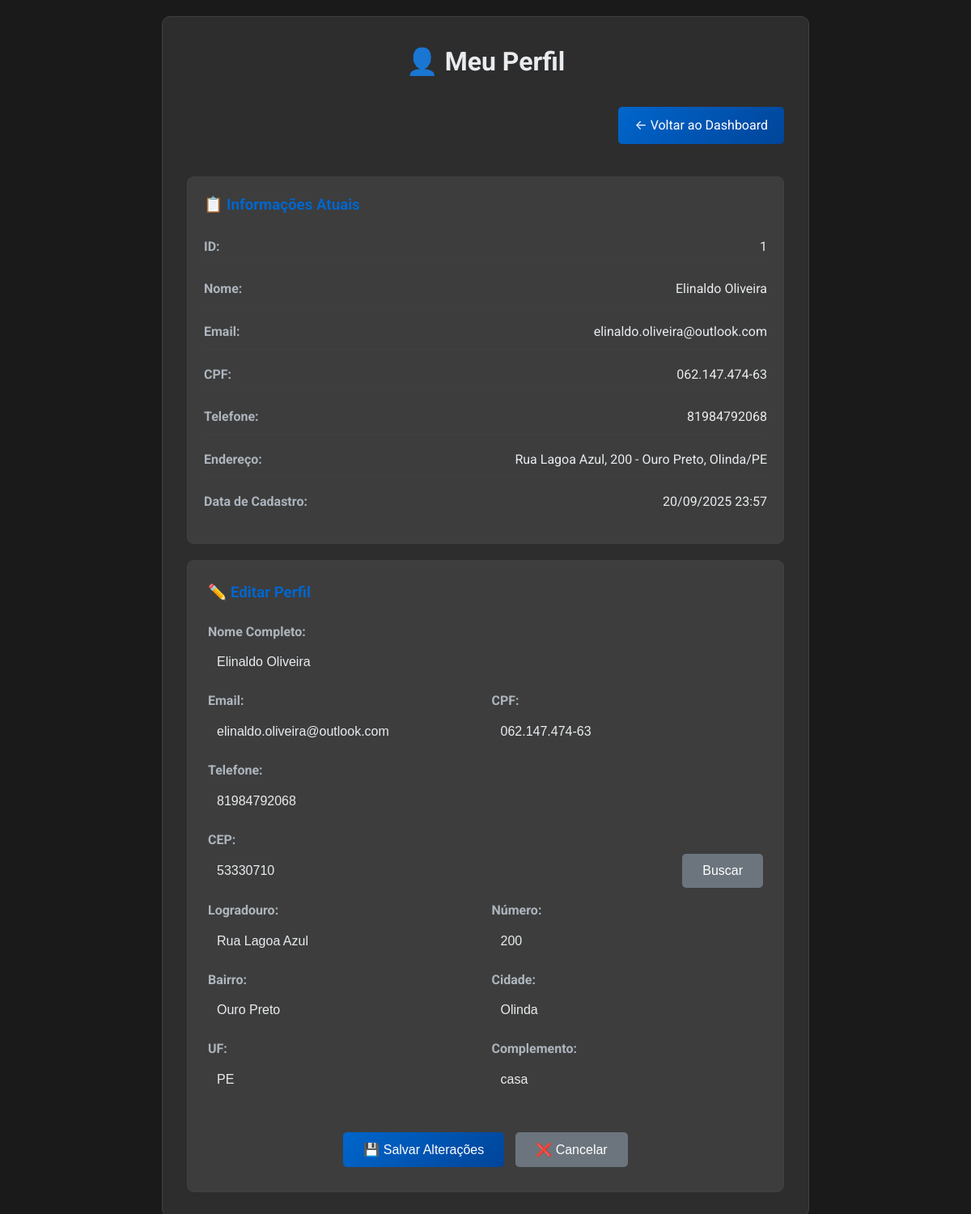
The page /meu_perfil.php (signed in) on the database its author committed.
### tables this page shows
CREATE TABLE `usuarios` (
  `id` int(11) NOT NULL,
  `nome_completo` varchar(255) NOT NULL,
  `email` varchar(255) NOT NULL,
  `cpf` varchar(14) NOT NULL,
  `telefone` varchar(20) NOT NULL,
  `cep` varchar(9) NOT NULL,
  `logradouro` varchar(255) NOT NULL,
  `bairro` varchar(100) NOT NULL,
  `localidade` varchar(100) NOT NULL,
  `uf` varchar(2) NOT NULL,
  `complemento` varchar(255) DEFAULT NULL,
  `numero` varchar(20) NOT NULL,
  `senha` varchar(255) NOT NULL,
  `role` enum('admin','user') DEFAULT 'user',
  `foto_perfil` varchar(255) DEFAULT NULL,
  `created_at` timestamp NOT NULL DEFAULT current_timestamp(),
  `updated_at` timestamp NOT NULL DEFAULT current_timestamp() ON UPDATE current_timestamp(),
  `deleted_at` timestamp NULL DEFAULT NULL
);

### meu_perfil.php (the view, shortened to what this page needs)
<?php
$host = 'localhost';
$dbname = 'registro_agil';
$username = 'root';
$password = '';
try {
    $pdo = new PDO("mysql:host=$host;dbname=$dbname;charset=utf8", $username, $password);
    $pdo->setAttribute(PDO::ATTR_ERRMODE, PDO::ERRMODE_EXCEPTION);
    $sql = "SELECT * FROM usuarios WHERE id = ?";
    $stmt = $pdo->prepare($sql);
    $stmt->execute([$_SESSION['user_id']]);
    $usuario = $stmt->fetch();
} catch (PDOException $e) {
    $message = "❌ Erro de conexão: " . $e->getMessage();
}
?>
<!DOCTYPE html>
<html lang="pt-BR">
<head>
    <link rel="stylesheet" href="style.css">
</head>
<body>
    <div class="container">
        <h1>👤 Meu Perfil</h1>
        <div style="margin-bottom: 20px; text-align: right;">
            <a href="dashboard.php" class="back-link">← Voltar ao Dashboard</a>
        </div>
        <div class="user-info">
            <h3>📋 Informações Atuais</h3>
            <div class="info-item">
                <span class="info-label">ID:</span>
                <span class="info-value"><?php echo $usuario['id']; ?></span>
            </div>
            <div class="info-item">
                <span class="info-label">Nome:</span>
                <span class="info-value"><?php echo htmlspecialchars($usuario['nome_completo']); ?></span>
            </div>
            <div class="info-item">
                <span class="info-label">Email:</span>
                <span class="info-value"><?php echo htmlspecialchars($usuario['email']); ?></span>
            </div>
            <div class="info-item">
                <span class="info-label">CPF:</span>
                <span class="info-value"><?php echo htmlspecialchars($usuario['cpf']); ?></span>
            </div>
            <div class="info-item">
                <span class="info-label">Telefone:</span>
                <span class="info-value"><?php echo htmlspecialchars($usuario['telefone']); ?></span>
            </div>
            <div class="info-item">
                <span class="info-label">Endereço:</span>
                <span class="info-value"><?php echo htmlspecialchars($usuario['logradouro'] . ', ' . $usuario['numero'] . ' - ' . $usuario['bairro'] . ', ' . $usuario['localidade'] . '/' . $usuario['uf']); ?></span>
            </div>
            <div class="info-item">
                <span class="info-label">Data de Cadastro:</span>
                <span class="info-value"><?php echo date('d/m/Y H:i', strtotime($usuario['created_at'])); ?></span>
            </div>
        </div>
        <form method="POST" style="background: #3d3d3d; padding: 25px; border-radius: 8px; border: 1px solid #404040;">
            <h3 style="color: #0066cc; margin-bottom: 20px;">✏️ Editar Perfil</h3>
            <div class="form-group">
                <label for="nome">Nome Completo:</label>
                <input type="text" id="nome" name="nome" value="<?php echo htmlspecialchars($usuario['nome_completo']); ?>" required>
            </div>
            <div class="form-row">
                <div class="form-group">
                    <label for="email">Email:</label>
                    <input type="email" id="email" name="email" value="<?php echo htmlspecialchars($usuario['email']); ?>" required>
                </div>
                <div class="form-group">
                    <label for="cpf">CPF:</label>
                    <input type="text" id="cpf" name="cpf" value="<?php echo htmlspecialchars($usuario['cpf']); ?>" required>
                </div>
            </div>
            <div class="form-group">
                <label for="telefone">Telefone:</label>
                <input type="text" id="telefone" name="telefone" value="<?php echo htmlspecialchars($usuario['telefone']); ?>" required>
            </div>
            <div class="form-group">
                <label for="cep">CEP:</label>
                <div style="display: flex; gap: 10px; align-items: center;">
                    <input type="text" id="cep" name="cep" value="<?php echo htmlspecialchars($usuario['cep']); ?>" required style="flex: 1;">
                    <button type="button" onclick="buscarCepManual()" class="btn btn-secondary" style="margin: 0;">Buscar</button>
                </div>
            </div>
            <div class="form-row">
                <div class="form-group">
                    <label for="logradouro">Logradouro:</label>
                    <input type="text" id="logradouro" name="logradouro" value="<?php echo htmlspecialchars($usuario['logradouro']); ?>" readonly>
                </div>
                <div class="form-group">
                    <label for="numero">Número:</label>
                    <input type="text" id="numero" name="numero" value="<?php echo htmlspecialchars($usuario['numero']); ?>" required>
                </div>
            </div>
            <div class="form-row">
                <div class="form-group">
                    <label for="bairro">Bairro:</label>
                    <input type="text" id="bairro" name="bairro" value="<?php echo htmlspecialchars($usuario['bairro']); ?>" readonly>
                </div>
                <div class="form-group">
                    <label for="localidade">Cidade:</label>
                    <input type="text" id="localidade" name="localidade" value="<?php echo htmlspecialchars($usuario['localidade']); ?>" readonly>
                </div>
            </div>
            <div class="form-row">
                <div class="form-group">
                    <label for="uf">UF:</label>
                    <input type="text" id="uf" name="uf" value="<?php echo htmlspecialchars($usuario['uf']); ?>" readonly>
                </div>
                <div class="form-group">
                    <label for="complemento">Complemento:</label>
                    <input type="text" id="complemento" name="complemento" value="<?php echo htmlspecialchars($usuario['complemento']); ?>">
                </div>
            </div>
            <div style="text-align: center; margin-top: 25px;">
                <button type="submit" class="btn btn-primary">💾 Salvar Alterações</button>
                <button type="button" class="btn btn-secondary" onclick="window.location.href='dashboard.php'">❌ Cancelar</button>
            </div>
        </form>
    </div>
</body>
</html>

### style.css (style rules this page uses)
* { margin: 0; padding: 0; box-sizing: border-box; }
body { font-family: 'Roboto', -apple-system, BlinkMacSystemFont, 'Segoe UI', Tahoma, Geneva, Verdana, sans-serif; line-height: 1.6; color: #e9ecef; background-color: #1a1a1a; }
.container { max-width: 1200px; margin: 0 auto; padding: 0 20px; }
.btn { display: inline-block; padding: 12px 24px; background: linear-gradient(135deg, #0066cc 0%, #004499 100%); color: white; text-decoration: none; border-radius: 8px; border: none; cursor: pointer; font-size: 16px; font-weight: 500; transition: all 0.3s ease; text-align: center; }
.btn-secondary { background: linear-gradient(135deg, #6c757d 0%, #495057 100%); }
.form-group { margin-bottom: 20px; }
.form-group label { display: block; margin-bottom: 8px; font-weight: 600; color: #adb5bd; }
.form-group input, .form-group select, .form-group textarea { width: 100%; padding: 12px; border: 2px solid transparent; border-radius: 8px; font-size: 16px; background-color: #3d3d3d; color: #e9ecef; transition: border-color 0.3s ease; }

### meu_perfil.php (style rules this page uses)
body { background: #1a1a1a; padding: 20px; color: #e9ecef; }
.container { max-width: 800px; margin: 0 auto; background: #2d2d2d; padding: 30px; border-radius: 10px; border: 1px solid #404040; }
h1 { text-align: center; color: #e9ecef; margin-bottom: 30px; }
.back-link { display: inline-block; margin-bottom: 20px; padding: 10px 20px; background: linear-gradient(135deg, #0066cc 0%, #004499 100%); color: white; text-decoration: none; border-radius: 5px; }
.form-group { margin-bottom: 15px; }
.form-group label { display: block; margin-bottom: 5px; font-weight: bold; color: #adb5bd; }
.form-group input { width: 100%; padding: 10px; border: 1px solid transparent; border-radius: 5px; background-color: #3d3d3d; color: #e9ecef; box-sizing: border-box; }
.form-row { display: grid; grid-template-columns: 1fr 1fr; gap: 15px; }
.btn { padding: 12px 25px; border: none; border-radius: 5px; cursor: pointer; text-decoration: none; display: inline-block; margin: 5px; font-size: 16px; }
.btn-primary { background: linear-gradient(135deg, #0066cc 0%, #004499 100%); color: white; }
.btn-secondary { background: #6c757d; color: white; }
.user-info { background: #3d3d3d; padding: 20px; border-radius: 8px; margin-bottom: 20px; border: 1px solid #404040; }
.user-info h3 { color: #0066cc; margin-bottom: 15px; }
.info-item { display: flex; justify-content: space-between; margin-bottom: 10px; padding: 8px 0; border-bottom: 1px solid #404040; }
.info-item:last-child { border-bottom: none; }
.info-label { font-weight: bold; color: #adb5bd; }
.info-value { color: #e9ecef; }

### rows shown on the page
usuarios: id "1", nome_completo "Elinaldo Oliveira", email "elinaldo.oliveira@outlook.com", cpf "062.147.474-63", telefone "81984792068", logradouro+numero+bairro "Rua Lagoa Azul, 200 - Ouro Preto, Olinda/PE", created_at "20/09/2025 23:57", nome "Elinaldo Oliveira", cep "53330710", logradouro "Rua Lagoa Azul", numero "200", bairro "Ouro Preto", localidade "Olinda", uf "PE", complemento "casa"
